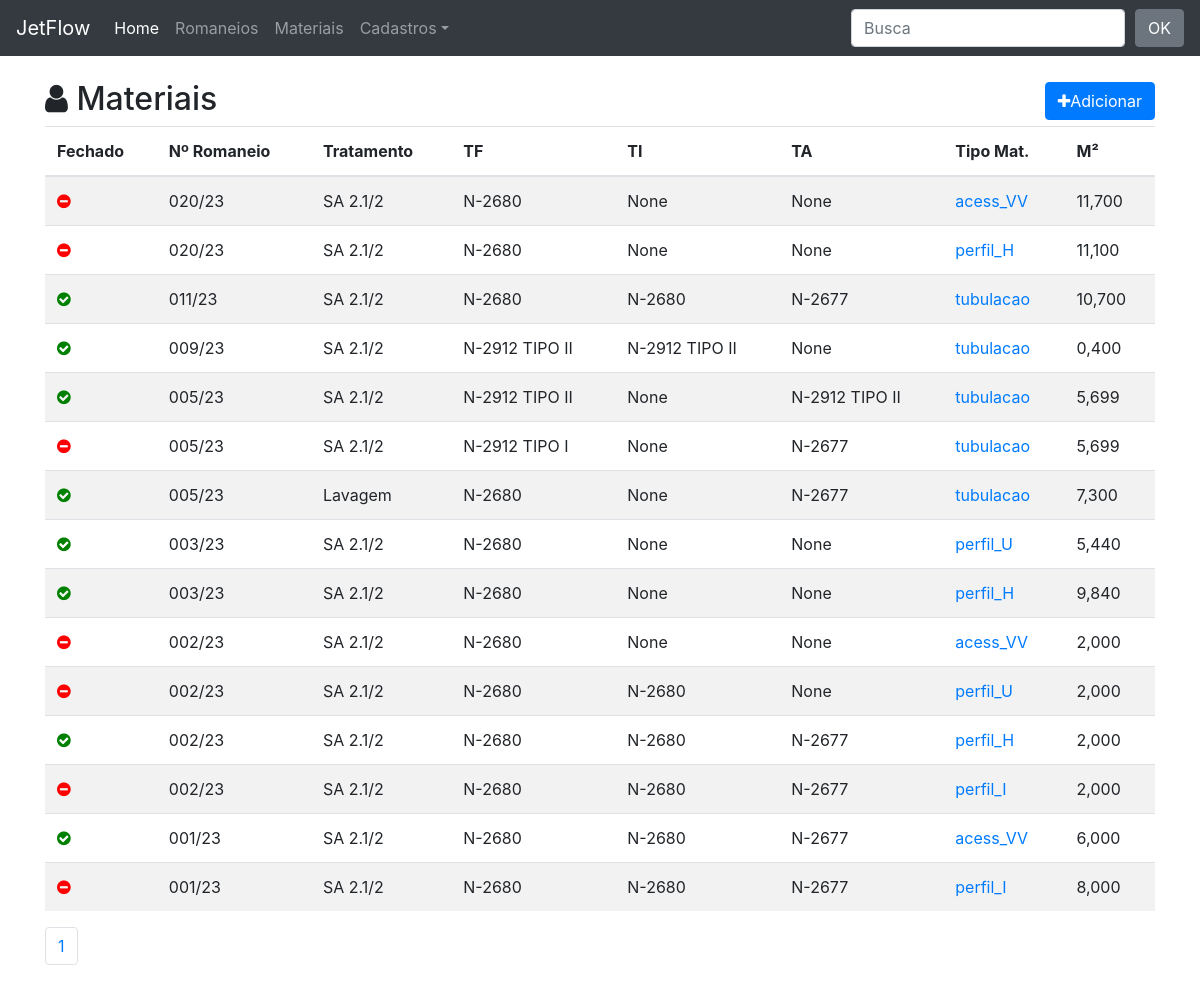
Page /material/ on the earlier database version.
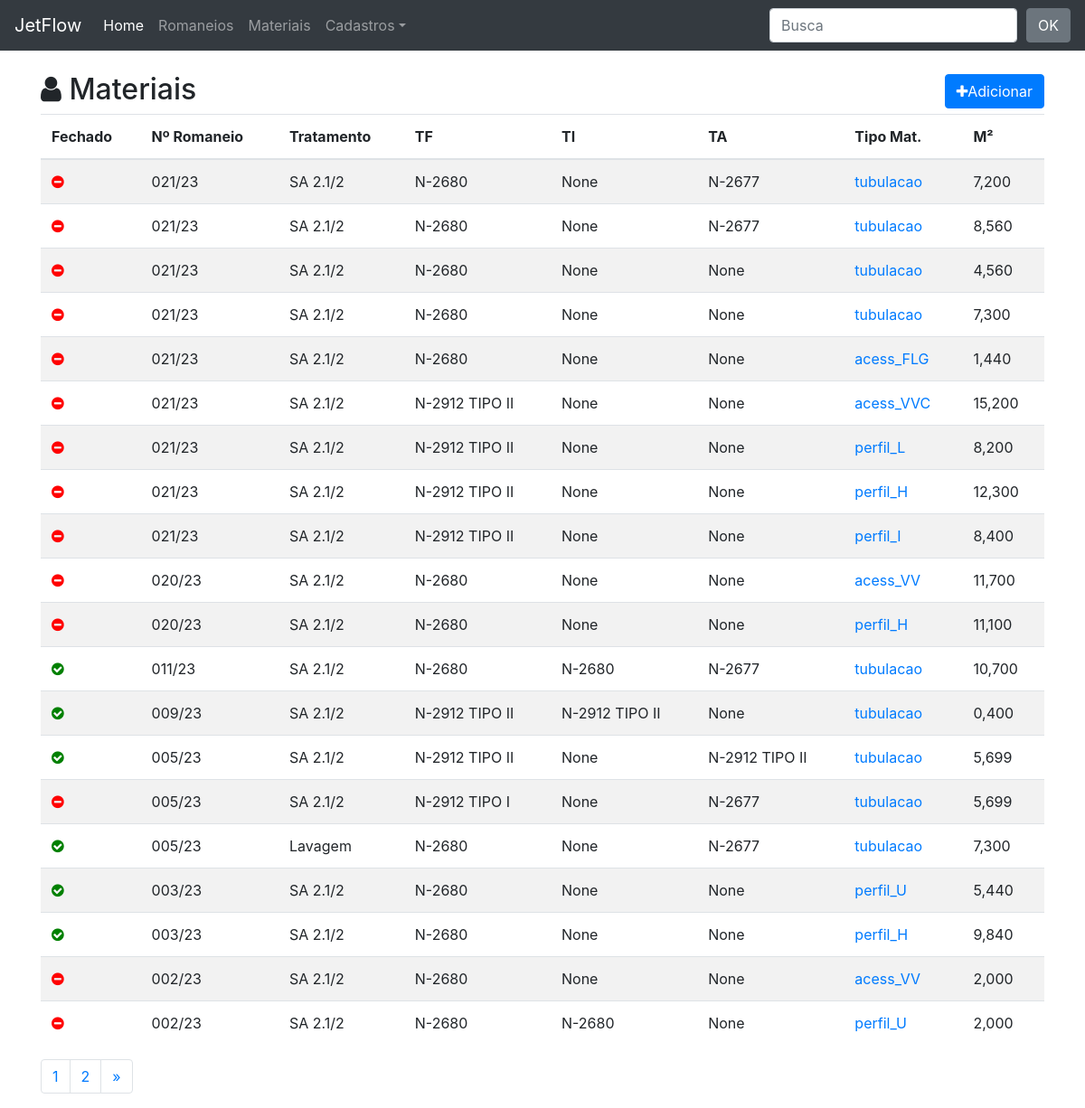
Same page on the later database version.
### material/models.py (models this page shows, shortened)
class Material(TimeStampedModel):
    concluido =  models.BooleanField(default=False)
    n_romaneio = models.ForeignKey(Romaneio, on_delete=models.CASCADE, related_name='romaneios')
    jato = models.ForeignKey(Tratamento, on_delete=models.CASCADE, blank=True, null=True)
    tf = models.ForeignKey(TintaFundo, on_delete=models.CASCADE, blank=True, null=True)
    ti = models.ForeignKey(TintaIntermediaria, on_delete=models.CASCADE, blank=True, null=True)
    ta = models.ForeignKey(TintaAcabamento, on_delete=models.CASCADE, blank=True, null=True)
    cor = models.CharField(max_length=15, blank=True, null=True)
    material = models.CharField(max_length=15, choices=MATERIAIS)
    descricao = models.CharField('Descrição',max_length=30, blank=True, null=True)
    polegada = models.CharField('Pol', max_length=4)
    m_quantidade = models.DecimalField('M/QTD', max_digits=7, decimal_places=2)
    m2 = models.DecimalField('M²', max_digits=7, decimal_places=3,blank=True)
    class Meta:
        ordering = ('-created',)
    def get_absolute_url(self):
        return reverse_lazy('material:material_detail', kwargs={'pk': self.pk})

class Tratamento(models.Model):
    tratamento = models.CharField(max_length=30, unique=True)
    class Meta:
        ordering = ('tratamento',)
    def __str__(self):
        return self.tratamento

class TintaFundo(models.Model):
    tinta_fundo = models.CharField(max_length=30, unique=True)
    class Meta:
        ordering = ('tinta_fundo',)
    def __str__(self):
        return self.tinta_fundo

class TintaIntermediaria(models.Model):
    tinta_intermediaria = models.CharField(max_length=30, unique=True)
    class Meta:
        ordering = ('tinta_intermediaria',)
    def __str__(self):
        return self.tinta_intermediaria

class TintaAcabamento(models.Model):
    tinta_acabamento = models.CharField(max_length=30, unique=True)
    class Meta:
        ordering = ('tinta_acabamento',)
    def __str__(self):
        return self.tinta_acabamento

### romaneio/models.py (models this page shows, shortened)
class Romaneio(models.Model):
    funcionario = models.ForeignKey(User, on_delete=models.CASCADE)
    entrada = models.DateField(verbose_name='Data de Entrada')
    nf = models.CharField('NF',max_length=15, blank=True, null=True)
    romaneio = models.CharField(max_length=15, unique=True)
    documento = models.CharField('documento referência', max_length=20, blank=True, null=True)
    obs = models.CharField('Obs',blank=True, null=True, max_length=40)
    area = models.ForeignKey(Area, on_delete=models.CASCADE)
    solicitante = models.ForeignKey(Solicitante, on_delete=models.CASCADE)
    class Meta:
        ordering = ('romaneio',)
    def __str__(self):
        return self.romaneio

### material/views.py (the view)
# urls.py: path('material/', v.MaterialList.as_view(), name='material_list'),
class MaterialList(ListView):
    model = Material
    template_name = 'material_list.html'
    paginate_by = 20
    context_object_name = 'objects_list'
    def get_queryset(self):
        queryset = super(MaterialList, self).get_queryset()
        search = self.request.GET.get('search')
        if search:
            queryset = queryset.filter(material__icontains=search)
        return queryset

### material/templates/material_list.html
{% extends "base.html" %}
{% block content %}
    <div class="page-header">
        <h2><i class="fa fa-user"></i> Materiais
            <span class="pull-right">
                <a href="{% url 'material:material_add' %}">
                    <button type="button" class="btn btn-primary">
                        <span class="fa fa-plus"></span>Adicionar
                    </button>
                </a>
            </span>
        </h2>
        {% if objects_list %}
        <table class="table table-striped">
            <thead>
                <tr>
                    <th>Fechado</th>
                    <th>Nº Romaneio</th>
                    <th>Tratamento</th>
                    <th>TF</th>
                    <th>TI</th>
                    <th>TA</th>
                    <th>Tipo Mat.</th>
                    <th>M²</th>
                </tr>
            </thead>
            <tbody>
                {% for object in objects_list %}
                <tr>
                    <td>
                        {% if object.concluido %}
                          <i class="fa fa-check-circle ok"></i>
                        {% else %}
                          <i class="fa fa-minus-circle no"></i>
                        {% endif %}
                    </td>
                    <td>{{ object.n_romaneio }}</td>
                    <td>{{ object.jato }}</td>
                    <td>{{ object.tf }}</td>
                    <td>{{ object.ti }}</td>
                    <td>{{ object.ta}}</td>
                    <td><a href="{{ object.get_absolute_url }}">{{ object.material }}</a></td>
                    <td>{{ object.m2 }}</td>
                </tr>
                {% endfor %}
            </tbody>
        </table>
        {% else %}
        <p class="alert alert-warning">Sem Itens na Lista </p>
        {% endif %}
    </div>
    {% include "includes/pagination.html" %}
{% endblock content %}

Differences in the rows shown:
no longer on this page (row unchanged): Material: concluido True (drawn), n_romaneio "002/23", jato "SA 2.1/2", tf "N-2680", ti "N-2680", ta "N-2677", material "perfil_H", m2 "2,000"
no longer on this page (row unchanged): Material: concluido False (drawn), n_romaneio "002/23", jato "SA 2.1/2", tf "N-2680", ti "N-2680", ta "N-2677", material "perfil_I", m2 "2,000"
no longer on this page (row unchanged): Material: concluido True (drawn), n_romaneio "001/23", jato "SA 2.1/2", tf "N-2680", ti "N-2680", ta "N-2677", material "acess_VV", m2 "6,000"
no longer on this page (row unchanged): Material: concluido False (drawn), n_romaneio "001/23", jato "SA 2.1/2", tf "N-2680", ti "N-2680", ta "N-2677", material "perfil_I", m2 "8,000"
added Material: concluido False (drawn), n_romaneio "021/23", jato "SA 2.1/2", tf "N-2680", ti "None", ta "N-2677", material "tubulacao", m2 "7,200"
added Material: concluido False (drawn), n_romaneio "021/23", jato "SA 2.1/2", tf "N-2680", ti "None", ta "N-2677", material "tubulacao", m2 "8,560"
added Material: concluido False (drawn), n_romaneio "021/23", jato "SA 2.1/2", tf "N-2680", ti "None", ta "None", material "tubulacao", m2 "4,560"
added Material: concluido False (drawn), n_romaneio "021/23", jato "SA 2.1/2", tf "N-2680", ti "None", ta "None", material "tubulacao", m2 "7,300"
added Material: concluido False (drawn), n_romaneio "021/23", jato "SA 2.1/2", tf "N-2680", ti "None", ta "None", material "acess_FLG", m2 "1,440"
added Material: concluido False (drawn), n_romaneio "021/23", jato "SA 2.1/2", tf "N-2912 TIPO II", ti "None", ta "None", material "acess_VVC", m2 "15,200"
added Material: concluido False (drawn), n_romaneio "021/23", jato "SA 2.1/2", tf "N-2912 TIPO II", ti "None", ta "None", material "perfil_L", m2 "8,200"
added Material: concluido False (drawn), n_romaneio "021/23", jato "SA 2.1/2", tf "N-2912 TIPO II", ti "None", ta "None", material "perfil_H", m2 "12,300"
added Material: concluido False (drawn), n_romaneio "021/23", jato "SA 2.1/2", tf "N-2912 TIPO II", ti "None", ta "None", material "perfil_I", m2 "8,400"
Other differences:
new list line: "2"
